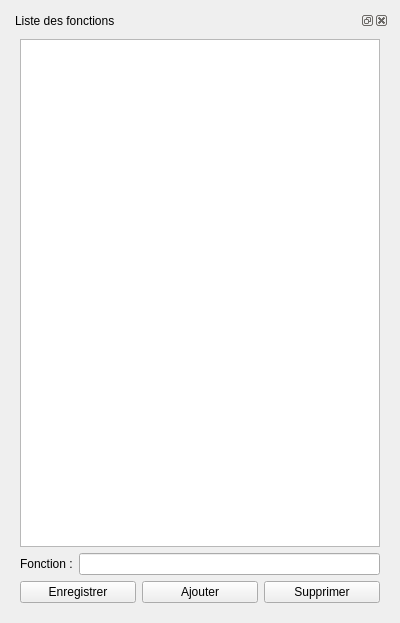
<?xml version="1.0" encoding="UTF-8"?>
<ui version="4.0">
 <class>Form</class>
 <widget class="QWidget" name="Form">
  <property name="geometry">
   <rect>
    <x>0</x>
    <y>0</y>
    <width>400</width>
    <height>623</height>
   </rect>
  </property>
  <property name="windowTitle">
   <string>Form</string>
  </property>
  <layout class="QVBoxLayout" name="verticalLayout">
   <item>
    <widget class="QDockWidget" name="dockListeFonctions">
     <property name="sizePolicy">
      <sizepolicy hsizetype="Expanding" vsizetype="Expanding">
       <horstretch>0</horstretch>
       <verstretch>0</verstretch>
      </sizepolicy>
     </property>
     <property name="windowTitle">
      <string>Liste des fonctions</string>
     </property>
     <widget class="QWidget" name="dockWidgetContents">
      <layout class="QVBoxLayout" name="verticalLayoutDock">
       <item>
        <widget class="QListView" name="listViewFonctions"/>
       </item>
       <item>
        <layout class="QHBoxLayout" name="horizontalLayoutFonctionDock">
         <item>
          <widget class="QLabel" name="labelFonctionDock">
           <property name="text">
            <string>Fonction :</string>
           </property>
          </widget>
         </item>
         <item>
          <widget class="QLineEdit" name="fonctionLineEditDock"/>
         </item>
        </layout>
       </item>
       <item>
        <layout class="QHBoxLayout" name="horizontalLayoutDockButtons">
         <item>
          <widget class="QPushButton" name="enregistrerPushButton">
           <property name="text">
            <string>Enregistrer</string>
           </property>
          </widget>
         </item>
         <item>
          <widget class="QPushButton" name="ajouterPushButton">
           <property name="text">
            <string>Ajouter</string>
           </property>
          </widget>
         </item>
         <item>
          <widget class="QPushButton" name="supprimerPushButton">
           <property name="text">
            <string>Supprimer</string>
           </property>
          </widget>
         </item>
        </layout>
       </item>
      </layout>
     </widget>
    </widget>
   </item>
  </layout>
 </widget>
 <resources/>
 <connections/>
</ui>
